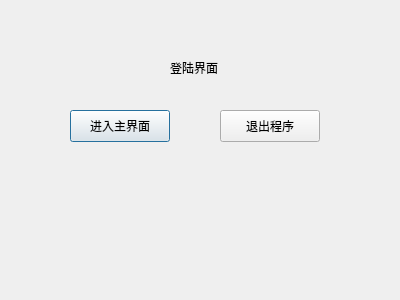
<?xml version="1.0" encoding="UTF-8"?>
<ui version="4.0">
 <class>MyDialog</class>
 <widget class="QDialog" name="MyDialog">
  <property name="geometry">
   <rect>
    <x>0</x>
    <y>0</y>
    <width>400</width>
    <height>300</height>
   </rect>
  </property>
  <property name="windowTitle">
   <string>Dialog</string>
  </property>
  <widget class="QPushButton" name="pushButton">
   <property name="geometry">
    <rect>
     <x>70</x>
     <y>110</y>
     <width>100</width>
     <height>32</height>
    </rect>
   </property>
   <property name="text">
    <string>进入主界面</string>
   </property>
  </widget>
  <widget class="QPushButton" name="pushButton_2">
   <property name="geometry">
    <rect>
     <x>220</x>
     <y>110</y>
     <width>100</width>
     <height>32</height>
    </rect>
   </property>
   <property name="text">
    <string>退出程序</string>
   </property>
  </widget>
  <widget class="QLabel" name="label">
   <property name="geometry">
    <rect>
     <x>170</x>
     <y>60</y>
     <width>58</width>
     <height>16</height>
    </rect>
   </property>
   <property name="text">
    <string>登陆界面</string>
   </property>
  </widget>
 </widget>
 <resources/>
 <connections>
  <connection>
   <sender>pushButton</sender>
   <signal>clicked()</signal>
   <receiver>MyDialog</receiver>
   <slot>accept()</slot>
   <hints>
    <hint type="sourcelabel">
     <x>127</x>
     <y>125</y>
    </hint>
    <hint type="destinationlabel">
     <x>157</x>
     <y>24</y>
    </hint>
   </hints>
  </connection>
  <connection>
   <sender>pushButton_2</sender>
   <signal>clicked()</signal>
   <receiver>MyDialog</receiver>
   <slot>reject()</slot>
   <hints>
    <hint type="sourcelabel">
     <x>288</x>
     <y>128</y>
    </hint>
    <hint type="destinationlabel">
     <x>270</x>
     <y>24</y>
    </hint>
   </hints>
  </connection>
 </connections>
</ui>
